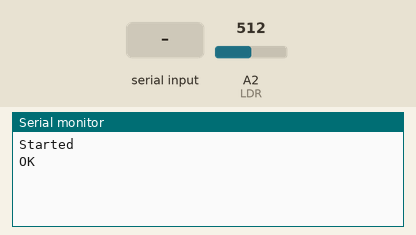
Bench run of a sketch on a simulated Arduino Uno, built with avr-gcc and run on an emulated ATmega328P. Shown: the last lines printed to the serial monitor. Inputs (shaded band) come from the test bench; at power-on: A2 (LDR) = 512. The modem accepts every AT command (registered, SIM ready, sends succeed) and sends nothing else.

Above: at 1.2 s.
1.3 s: A2 (LDR) set to 490
At 2.5 s:
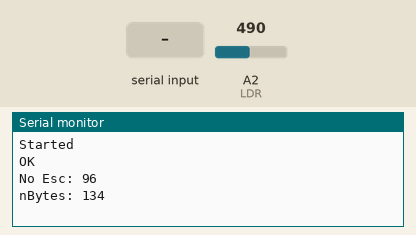
2.8 s: "1" received over the second serial link
At 3.4 s:
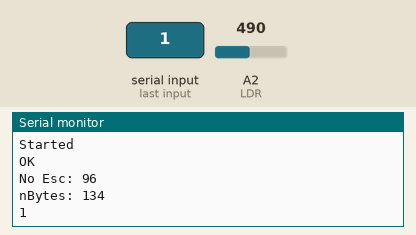
4.3 s: "0" received over the second serial link
At 5.8 s:
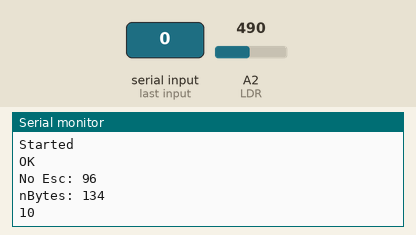

The sketch:

ldr_ESP_IOT.ino
```cpp
#include <SoftwareSerial.h>

SoftwareSerial esp8266(10, 11); // RX, TX

const int LDR = A2;
int ldr_status = 0;
String cmd = "";
int nBytes = 0;
int triggered = 0;

int getByteCount(String msg)
{
  int len = msg.length(), esc = 0;
  for (int i = 0; i < len; ++i)
  {
    if (msg[i] == '\\')
      ++esc;
  }

  // Serial.print("Raw string size: ");
  // Serial.println(len);
  return len - esc;
}

void fireWebRequest(){
  // cmd = "GET /trigger/motion_detected/with/key/cgSqIa1NrlKwEtyZi5SA07 HTTP/1.1\r\n";
  // cmd += "Host: maker.ifttt.com\r\n\\r\n";
  // cmd += "User-Agent: ESP8266\r\n\\r\n";
  // cmd += "Accept: */*\r\n";
  String noEsc = "GET /trigger/motion_detected/with/key/cgSqIa1NrlKwEtyZi5SA07 HTTP/1.1\r\nHost: maker.ifttt.com\r\n\r\n";
  Serial.print("No Esc: ");
  Serial.println(getByteCount(noEsc));
  cmd = "GET /trigger/motion_detected/with/key/cgSqIa1NrlKwEtyZi5SA07 HTTP/1.1\\r\\nHost: maker.ifttt.com\\r\\nUser-agent: curl/7.47.0\\r\\nAccept: */*\\r\\n\\r\\n";
  String conntype = "AT+CIPMUX=1\\r\\n";
  String startconn = "AT+CIPSTART=4,\"TCP\",\"maker.ifttt.com\",80\\r\\n";
  nBytes = getByteCount(cmd);
  Serial.print("nBytes: ");
  Serial.println(nBytes);
  String sendpayload = "AT+CIPSEND=4," + String(nBytes) + "\\r\\n";
  // Serial.println(sendpayload);
  esp8266.print(conntype);
  esp8266.print(startconn);
  esp8266.print(sendpayload);
  esp8266.print(cmd);
  esp8266.print("AT+CIPCLOSE\\r\\n");
}

void setup() {
  // Open serial communications and wait for port to open:
  Serial.begin(9600);
  while (!Serial) {
    ; // wait for serial port to connect. Needed for native USB port only
  }

  Serial.println("Started");
  pinMode(LDR, INPUT);
  // set the data rate for the SoftwareSerial port
  esp8266.begin(9600);
  esp8266.write("AT\r\n");
}

void loop() {
  ldr_status = analogRead(LDR);
  // Serial.println(ldr_status);
  if (ldr_status < 500 && !triggered){
    fireWebRequest();

  triggered = 1;
  int delayLen = nBytes / (9600 / 8);
  delay(2 * delayLen);
  }

  if (esp8266.available()) {
    Serial.write(esp8266.read());
  }
  if (Serial.available()) {
    esp8266.write(Serial.read());
  }
}
```

Measured:
- after the input at 1.3 s, the serial monitor: prints a new line at once (image 1)
- after the input at 2.8 s, the serial monitor: prints a new line at once (image 2)
- after the input at 4.3 s, the serial monitor: prints a new line at once (image 3)
